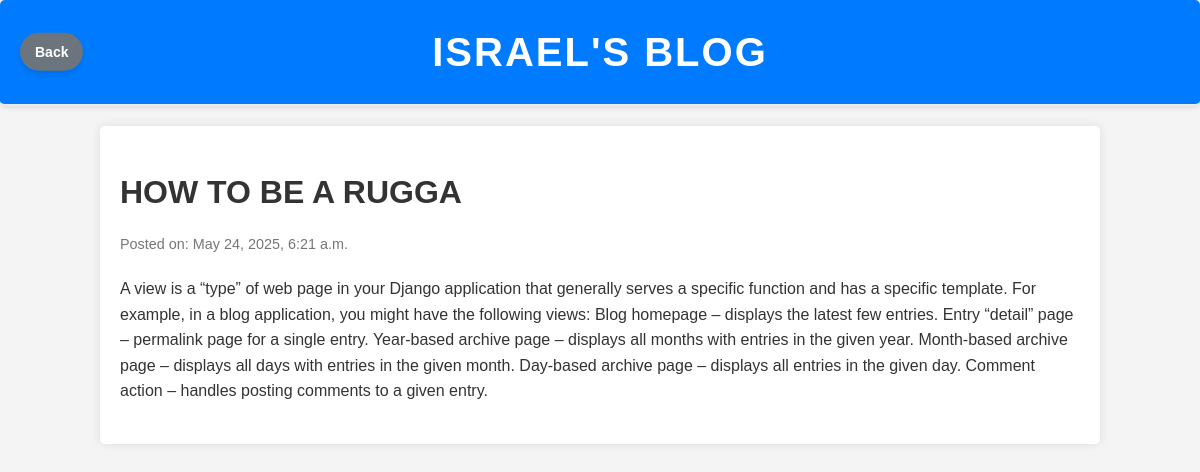
/post/6, run on the app's committed database.
### posts/models.py (models this page shows, shortened)
class Post(models.Model):
    title = models.CharField(max_length=200)
    content = models.CharField(max_length=10000)
    photo = models.ImageField(upload_to='images/', default='images/default.jpg')
    created_at = models.DateTimeField(default=datetime.now, blank=True)
    updated_at = models.DateTimeField(auto_now=True)

### posts/views.py (the view)
# urls.py: path('post/<str:pk>', views.post, name='post'),  # Ensure 'pk' is a string
def post(request, pk):
    posts = Post.objects.get(id=pk)  # Fetch the post with the given primary key
    return render(request, 'post.html', {'posts': posts})

### templates/post.html (shortened to what this page needs)
{% load static %}
<!DOCTYPE html>
<html lang="en">
  <head>
    <link rel="stylesheet" href="{% static 'styles.css' %}" />
  </head>
  <body>
    <header>
      <h1>ISRAEL'S BLOG</h1>
      <a href="/" class="back-btn">Back</a>
    </header>
    <div class="container">
      <div class="blog-post">
        <h1>{{posts.title}}</h1>
        <p class="meta">Posted on: <span>{{posts.created_at}}</span></p>
        <p>{{posts.content}}</p>
      </div>
    </div>
  </body>
</html>

### static/styles.css (style rules this page uses)
body { font-family: Arial, sans-serif; line-height: 1.6; margin: 0; padding: 0; background-color: #f4f4f4; color: #333; }
.container { width: 80%; margin: 20px auto; background: #fff; padding: 20px; box-shadow: 0 0 10px rgba(0, 0, 0, 0.1); border-radius: 5px; }
.blog-post { margin-bottom: 20px; }
.blog-post h1 { font-size: 2em; margin-bottom: 10px; color: #333; }
.blog-post .meta { font-size: 0.9em; color: #777; margin-bottom: 20px; }
.blog-post p { margin-bottom: 15px; }
header { position: relative; padding: 20px; background-color: #007bff; border-bottom: 2px solid #e9ecef; color: #fff; text-align: center; border-radius: 5px; box-shadow: 0 2px 5px rgba(0, 0, 0, 0.1); }
header h1 { margin: 0; font-size: 2.5em; font-weight: bold; text-transform: uppercase; letter-spacing: 2px; }
.back-btn { position: absolute; top: 50%; left: 20px; transform: translateY(-50%); padding: 8px 15px; background-color: #6c757d; color: white; font-size: 14px; font-weight: bold; border: none; border-radius: 20px; cursor: pointer; text-decoration: none; box-shadow: 0 4px 6px rgba(0, 0, 0, 0.1); transition: background-color 0.3s ease, box-shadow 0.3s ease; }

### data on the page
Post: title "HOW TO BE A RUGGA", created_at "May 24, 2025, 6:21 a.m.", content "A view is a “type” of web page in your Django application that generally serves a specific function and has a specific template. For example, in a blog application, you might have the following views: Blog homepage – displays the latest few entries. Entry “detail” page – permalink page for a single entry. Year-based archive page – displays all months with entries in the given year. Month-based archive page – displays all days with entries in the given month. Day-based archive page – displays all entries in the given day. Comment action – handles posting comments to a given entry."
